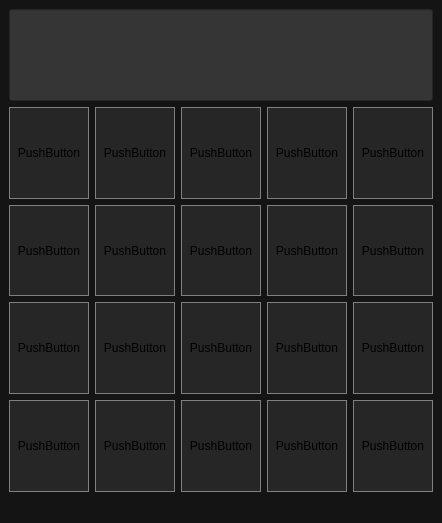
<?xml version="1.0" encoding="UTF-8"?>
<ui version="4.0">
 <class>MainWindow</class>
 <widget class="QMainWindow" name="MainWindow">
  <property name="geometry">
   <rect>
    <x>0</x>
    <y>0</y>
    <width>442</width>
    <height>523</height>
   </rect>
  </property>
  <property name="sizePolicy">
   <sizepolicy hsizetype="Preferred" vsizetype="Expanding">
    <horstretch>0</horstretch>
    <verstretch>0</verstretch>
   </sizepolicy>
  </property>
  <property name="windowTitle">
   <string>MainWindow</string>
  </property>
  <property name="styleSheet">
   <string notr="true">background-color: rgb(20, 20, 20);</string>
  </property>
  <widget class="QWidget" name="centralwidget">
   <layout class="QGridLayout" name="gridLayout">
    <item row="1" column="2">
     <widget class="QPushButton" name="pushButton_3">
      <property name="sizePolicy">
       <sizepolicy hsizetype="Minimum" vsizetype="Expanding">
        <horstretch>0</horstretch>
        <verstretch>0</verstretch>
       </sizepolicy>
      </property>
      <property name="styleSheet">
       <string notr="true">QPushButton{
	background-color:#262626;
	border: 1px solid gray;
	padding: 5px;}

QPushButton:pressed{
	background-color:#a9a9a9;
	border: 1px solid gray;
	padding: 5px;}</string>
      </property>
      <property name="text">
       <string>PushButton</string>
      </property>
     </widget>
    </item>
    <item row="2" column="2">
     <widget class="QPushButton" name="pushButton_8">
      <property name="sizePolicy">
       <sizepolicy hsizetype="Minimum" vsizetype="Expanding">
        <horstretch>0</horstretch>
        <verstretch>0</verstretch>
       </sizepolicy>
      </property>
      <property name="styleSheet">
       <string notr="true">QPushButton{
	background-color:#262626;
	border: 1px solid gray;
	padding: 5px;}

QPushButton:pressed{
	background-color:#a9a9a9;
	border: 1px solid gray;
	padding: 5px;}</string>
      </property>
      <property name="text">
       <string>PushButton</string>
      </property>
     </widget>
    </item>
    <item row="4" column="1">
     <widget class="QPushButton" name="pushButton_17">
      <property name="sizePolicy">
       <sizepolicy hsizetype="Minimum" vsizetype="Expanding">
        <horstretch>0</horstretch>
        <verstretch>0</verstretch>
       </sizepolicy>
      </property>
      <property name="styleSheet">
       <string notr="true">QPushButton{
	background-color:#262626;
	border: 1px solid gray;
	padding: 5px;}

QPushButton:pressed{
	background-color:#a9a9a9;
	border: 1px solid gray;
	padding: 5px;}</string>
      </property>
      <property name="text">
       <string>PushButton</string>
      </property>
     </widget>
    </item>
    <item row="1" column="4">
     <widget class="QPushButton" name="pushButton_5">
      <property name="sizePolicy">
       <sizepolicy hsizetype="Minimum" vsizetype="Expanding">
        <horstretch>0</horstretch>
        <verstretch>0</verstretch>
       </sizepolicy>
      </property>
      <property name="styleSheet">
       <string notr="true">QPushButton{
	background-color:#262626;
	border: 1px solid gray;
	padding: 5px;}

QPushButton:pressed{
	background-color:#a9a9a9;
	border: 1px solid gray;
	padding: 5px;}</string>
      </property>
      <property name="text">
       <string>PushButton</string>
      </property>
     </widget>
    </item>
    <item row="2" column="1">
     <widget class="QPushButton" name="pushButton_7">
      <property name="sizePolicy">
       <sizepolicy hsizetype="Minimum" vsizetype="Expanding">
        <horstretch>0</horstretch>
        <verstretch>0</verstretch>
       </sizepolicy>
      </property>
      <property name="styleSheet">
       <string notr="true">QPushButton{
	background-color:#262626;
	border: 1px solid gray;
	padding: 5px;}

QPushButton:pressed{
	background-color:#a9a9a9;
	border: 1px solid gray;
	padding: 5px;}</string>
      </property>
      <property name="text">
       <string>PushButton</string>
      </property>
     </widget>
    </item>
    <item row="3" column="1">
     <widget class="QPushButton" name="pushButton_12">
      <property name="sizePolicy">
       <sizepolicy hsizetype="Minimum" vsizetype="Expanding">
        <horstretch>0</horstretch>
        <verstretch>0</verstretch>
       </sizepolicy>
      </property>
      <property name="styleSheet">
       <string notr="true">QPushButton{
	background-color:#262626;
	border: 1px solid gray;
	padding: 5px;}

QPushButton:pressed{
	background-color:#a9a9a9;
	border: 1px solid gray;
	padding: 5px;}</string>
      </property>
      <property name="text">
       <string>PushButton</string>
      </property>
     </widget>
    </item>
    <item row="3" column="4">
     <widget class="QPushButton" name="pushButton_15">
      <property name="sizePolicy">
       <sizepolicy hsizetype="Minimum" vsizetype="Expanding">
        <horstretch>0</horstretch>
        <verstretch>0</verstretch>
       </sizepolicy>
      </property>
      <property name="styleSheet">
       <string notr="true">QPushButton{
	background-color:#262626;
	border: 1px solid gray;
	padding: 5px;}

QPushButton:pressed{
	background-color:#a9a9a9;
	border: 1px solid gray;
	padding: 5px;}</string>
      </property>
      <property name="text">
       <string>PushButton</string>
      </property>
     </widget>
    </item>
    <item row="4" column="3">
     <widget class="QPushButton" name="pushButton_19">
      <property name="sizePolicy">
       <sizepolicy hsizetype="Minimum" vsizetype="Expanding">
        <horstretch>0</horstretch>
        <verstretch>0</verstretch>
       </sizepolicy>
      </property>
      <property name="styleSheet">
       <string notr="true">QPushButton{
	background-color:#262626;
	border: 1px solid gray;
	padding: 5px;}

QPushButton:pressed{
	background-color:#a9a9a9;
	border: 1px solid gray;
	padding: 5px;}</string>
      </property>
      <property name="text">
       <string>PushButton</string>
      </property>
     </widget>
    </item>
    <item row="1" column="1">
     <widget class="QPushButton" name="pushButton_2">
      <property name="sizePolicy">
       <sizepolicy hsizetype="Minimum" vsizetype="Expanding">
        <horstretch>0</horstretch>
        <verstretch>0</verstretch>
       </sizepolicy>
      </property>
      <property name="styleSheet">
       <string notr="true">QPushButton{
	background-color:#262626;
	border: 1px solid gray;
	padding: 5px;}

QPushButton:pressed{
	background-color:#a9a9a9;
	border: 1px solid gray;
	padding: 5px;}</string>
      </property>
      <property name="text">
       <string>PushButton</string>
      </property>
     </widget>
    </item>
    <item row="2" column="3">
     <widget class="QPushButton" name="pushButton_9">
      <property name="sizePolicy">
       <sizepolicy hsizetype="Minimum" vsizetype="Expanding">
        <horstretch>0</horstretch>
        <verstretch>0</verstretch>
       </sizepolicy>
      </property>
      <property name="styleSheet">
       <string notr="true">QPushButton{
	background-color:#262626;
	border: 1px solid gray;
	padding: 5px;}

QPushButton:pressed{
	background-color:#a9a9a9;
	border: 1px solid gray;
	padding: 5px;}</string>
      </property>
      <property name="text">
       <string>PushButton</string>
      </property>
     </widget>
    </item>
    <item row="4" column="0">
     <widget class="QPushButton" name="pushButton_16">
      <property name="sizePolicy">
       <sizepolicy hsizetype="Minimum" vsizetype="Expanding">
        <horstretch>0</horstretch>
        <verstretch>0</verstretch>
       </sizepolicy>
      </property>
      <property name="styleSheet">
       <string notr="true">QPushButton{
	background-color:#262626;
	border: 1px solid gray;
	padding: 5px;}

QPushButton:pressed{
	background-color:#a9a9a9;
	border: 1px solid gray;
	padding: 5px;}</string>
      </property>
      <property name="text">
       <string>PushButton</string>
      </property>
     </widget>
    </item>
    <item row="2" column="0">
     <widget class="QPushButton" name="pushButton_6">
      <property name="sizePolicy">
       <sizepolicy hsizetype="Minimum" vsizetype="Expanding">
        <horstretch>0</horstretch>
        <verstretch>0</verstretch>
       </sizepolicy>
      </property>
      <property name="styleSheet">
       <string notr="true">QPushButton{
	background-color:#262626;
	border: 1px solid gray;
	padding: 5px;}

QPushButton:pressed{
	background-color:#a9a9a9;
	border: 1px solid gray;
	padding: 5px;}</string>
      </property>
      <property name="text">
       <string>PushButton</string>
      </property>
     </widget>
    </item>
    <item row="2" column="4">
     <widget class="QPushButton" name="pushButton_10">
      <property name="sizePolicy">
       <sizepolicy hsizetype="Minimum" vsizetype="Expanding">
        <horstretch>0</horstretch>
        <verstretch>0</verstretch>
       </sizepolicy>
      </property>
      <property name="styleSheet">
       <string notr="true">QPushButton{
	background-color:#262626;
	border: 1px solid gray;
	padding: 5px;}

QPushButton:pressed{
	background-color:#a9a9a9;
	border: 1px solid gray;
	padding: 5px;}</string>
      </property>
      <property name="text">
       <string>PushButton</string>
      </property>
     </widget>
    </item>
    <item row="4" column="4">
     <widget class="QPushButton" name="pushButton_20">
      <property name="sizePolicy">
       <sizepolicy hsizetype="Minimum" vsizetype="Expanding">
        <horstretch>0</horstretch>
        <verstretch>0</verstretch>
       </sizepolicy>
      </property>
      <property name="styleSheet">
       <string notr="true">QPushButton{
	background-color:#262626;
	border: 1px solid gray;
	padding: 5px;}

QPushButton:pressed{
	background-color:#a9a9a9;
	border: 1px solid gray;
	padding: 5px;}</string>
      </property>
      <property name="text">
       <string>PushButton</string>
      </property>
     </widget>
    </item>
    <item row="1" column="0">
     <widget class="QPushButton" name="pushButton">
      <property name="sizePolicy">
       <sizepolicy hsizetype="Minimum" vsizetype="Expanding">
        <horstretch>0</horstretch>
        <verstretch>0</verstretch>
       </sizepolicy>
      </property>
      <property name="styleSheet">
       <string notr="true">QPushButton{
	background-color:#262626;
	border: 1px solid gray;
	padding: 5px;}

QPushButton:pressed{
	background-color:#a9a9a9;
	border: 1px solid gray;
	padding: 5px;}</string>
      </property>
      <property name="text">
       <string>PushButton</string>
      </property>
     </widget>
    </item>
    <item row="3" column="0">
     <widget class="QPushButton" name="pushButton_11">
      <property name="sizePolicy">
       <sizepolicy hsizetype="Minimum" vsizetype="Expanding">
        <horstretch>0</horstretch>
        <verstretch>0</verstretch>
       </sizepolicy>
      </property>
      <property name="styleSheet">
       <string notr="true">QPushButton{
	background-color:#262626;
	border: 1px solid gray;
	padding: 5px;}

QPushButton:pressed{
	background-color:#a9a9a9;
	border: 1px solid gray;
	padding: 5px;}</string>
      </property>
      <property name="text">
       <string>PushButton</string>
      </property>
     </widget>
    </item>
    <item row="4" column="2">
     <widget class="QPushButton" name="pushButton_18">
      <property name="sizePolicy">
       <sizepolicy hsizetype="Minimum" vsizetype="Expanding">
        <horstretch>0</horstretch>
        <verstretch>0</verstretch>
       </sizepolicy>
      </property>
      <property name="styleSheet">
       <string notr="true">QPushButton{
	background-color:#262626;
	border: 1px solid gray;
	padding: 5px;}

QPushButton:pressed{
	background-color:#a9a9a9;
	border: 1px solid gray;
	padding: 5px;}</string>
      </property>
      <property name="text">
       <string>PushButton</string>
      </property>
     </widget>
    </item>
    <item row="1" column="3">
     <widget class="QPushButton" name="pushButton_4">
      <property name="sizePolicy">
       <sizepolicy hsizetype="Minimum" vsizetype="Expanding">
        <horstretch>0</horstretch>
        <verstretch>0</verstretch>
       </sizepolicy>
      </property>
      <property name="styleSheet">
       <string notr="true">QPushButton{
	background-color:#262626;
	border: 1px solid gray;
	padding: 5px;}

QPushButton:pressed{
	background-color:#a9a9a9;
	border: 1px solid gray;
	padding: 5px;}</string>
      </property>
      <property name="text">
       <string>PushButton</string>
      </property>
     </widget>
    </item>
    <item row="3" column="3">
     <widget class="QPushButton" name="pushButton_14">
      <property name="sizePolicy">
       <sizepolicy hsizetype="Minimum" vsizetype="Expanding">
        <horstretch>0</horstretch>
        <verstretch>0</verstretch>
       </sizepolicy>
      </property>
      <property name="styleSheet">
       <string notr="true">QPushButton{
	background-color:#262626;
	border: 1px solid gray;
	padding: 5px;}

QPushButton:pressed{
	background-color:#a9a9a9;
	border: 1px solid gray;
	padding: 5px;}</string>
      </property>
      <property name="text">
       <string>PushButton</string>
      </property>
     </widget>
    </item>
    <item row="0" column="0" colspan="5">
     <widget class="QLineEdit" name="lineEdit">
      <property name="sizePolicy">
       <sizepolicy hsizetype="Preferred" vsizetype="Expanding">
        <horstretch>0</horstretch>
        <verstretch>0</verstretch>
       </sizepolicy>
      </property>
      <property name="styleSheet">
       <string notr="true">background-color: rgb(53, 53, 53);</string>
      </property>
     </widget>
    </item>
    <item row="3" column="2">
     <widget class="QPushButton" name="pushButton_13">
      <property name="sizePolicy">
       <sizepolicy hsizetype="Minimum" vsizetype="Expanding">
        <horstretch>0</horstretch>
        <verstretch>0</verstretch>
       </sizepolicy>
      </property>
      <property name="styleSheet">
       <string notr="true">QPushButton{
	background-color:#262626;
	border: 1px solid gray;
	padding: 5px;}

QPushButton:pressed{
	background-color:#a9a9a9;
	border: 1px solid gray;
	padding: 5px;}</string>
      </property>
      <property name="text">
       <string>PushButton</string>
      </property>
     </widget>
    </item>
   </layout>
  </widget>
  <widget class="QMenuBar" name="menubar">
   <property name="geometry">
    <rect>
     <x>0</x>
     <y>0</y>
     <width>442</width>
     <height>20</height>
    </rect>
   </property>
  </widget>
  <widget class="QStatusBar" name="statusbar"/>
 </widget>
 <resources/>
 <connections/>
</ui>
